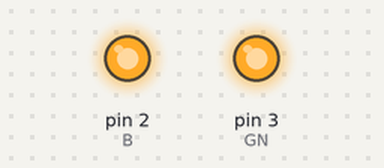
A sketch run on a simulated Arduino Uno, built with avr-gcc and run on an emulated ATmega328P. Shown: output pins drawn as LEDs (lit = HIGH). Random numbers use the default seed unless the sketch sets one; pins used as bus, display or sensor lines are not drawn.

Above: at 1.5 s.
At 7.5 s:
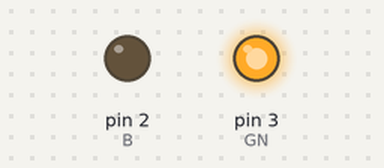
Timing chart, 0 to 10.4 s (numbered marks = the images above):
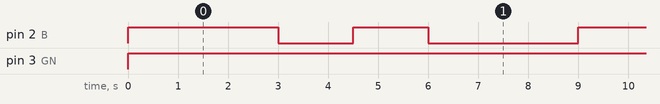

Measured:
- by itself, pin 2 (B): repeats every 9.0 s: LOW 1.5 s, HIGH 1.5 s, LOW 3.0 s, HIGH 3.0 s
- by itself, pin 3 (GN): LOW → HIGH at 0.00 s
- by itself, everything shown: repeats every 9.0 s, in 4 steps

The sketch:

RGB_led.ino
```cpp
#define R 0
#define G 1
#define B 2
#define GN 3
long randNumber;
void red()
{
   digitalWrite(R, LOW);digitalWrite(G, HIGH);digitalWrite(B, HIGH);digitalWrite(GN, HIGH);
}
void green()
{
   digitalWrite(R, HIGH);digitalWrite(G, LOW);digitalWrite(B, HIGH);digitalWrite(GN, HIGH);
}
void blue()
{
   digitalWrite(R, HIGH);digitalWrite(G, HIGH);digitalWrite(B, LOW);digitalWrite(GN, HIGH);
}
void r_g()
{
   digitalWrite(R, LOW);digitalWrite(G, LOW);digitalWrite(B, HIGH);digitalWrite(GN, HIGH);
}
void r_b()
{
   digitalWrite(R, LOW);digitalWrite(G, HIGH);digitalWrite(B, LOW);digitalWrite(GN, HIGH);
}
void g_b()
{
   digitalWrite(R, HIGH);digitalWrite(G, LOW);digitalWrite(B, LOW);digitalWrite(GN, HIGH);
}

void setup()
{
  Serial.begin(9600);
  pinMode(R, OUTPUT);pinMode(G, OUTPUT);pinMode(B, OUTPUT);pinMode(GN, OUTPUT);
}

void loop()
{
  randNumber = random(1,6);
    if( randNumber == 1);{
      red();delay(1500);}
    if( randNumber == 2);{
      green();delay(1500);}
    if( randNumber == 3);{
      blue();delay(1500);}
    if( randNumber == 4);{
      r_g();delay(1500);}
    if( randNumber == 5);{
      r_b();delay(1500);}
    if( randNumber == 6);{
      g_b();delay(1500);}
}
```
